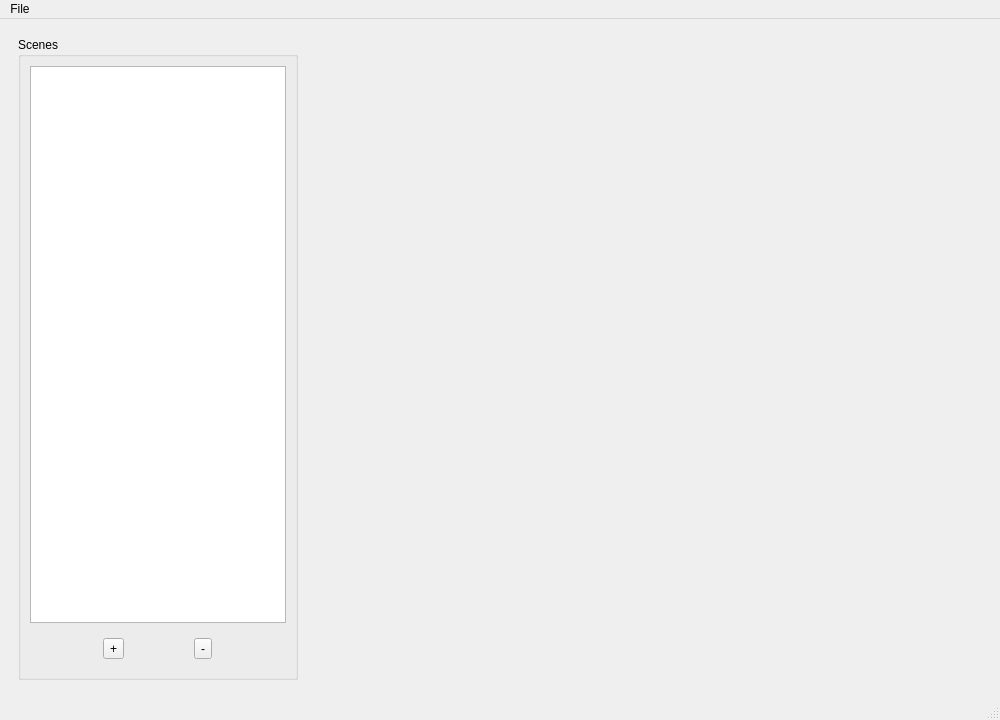
<?xml version="1.0" encoding="UTF-8"?>
<ui version="4.0">
 <class>b_sceneDown</class>
 <widget class="QMainWindow" name="b_sceneDown">
  <property name="geometry">
   <rect>
    <x>0</x>
    <y>0</y>
    <width>1000</width>
    <height>720</height>
   </rect>
  </property>
  <property name="windowTitle">
   <string>MainWindow</string>
  </property>
  <widget class="QWidget" name="centralwidget">
   <layout class="QHBoxLayout" name="horizontalLayout">
    <item>
     <widget class="QWidget" name="widget" native="true">
      <property name="minimumSize">
       <size>
        <width>50</width>
        <height>0</height>
       </size>
      </property>
      <layout class="QVBoxLayout" name="verticalLayout">
       <item>
        <widget class="QGroupBox" name="groupBox">
         <property name="minimumSize">
          <size>
           <width>100</width>
           <height>0</height>
          </size>
         </property>
         <property name="title">
          <string>Scenes</string>
         </property>
         <layout class="QVBoxLayout" name="verticalLayout_2">
          <item>
           <widget class="QListView" name="sceneList">
            <property name="sizePolicy">
             <sizepolicy hsizetype="Preferred" vsizetype="Expanding">
              <horstretch>0</horstretch>
              <verstretch>0</verstretch>
             </sizepolicy>
            </property>
           </widget>
          </item>
          <item>
           <widget class="QWidget" name="widget_2" native="true">
            <layout class="QHBoxLayout" name="horizontalLayout_2">
             <item>
              <widget class="QToolButton" name="b_sceneAdd">
               <property name="text">
                <string>+</string>
               </property>
               <property name="arrowType">
                <enum>Qt::NoArrow</enum>
               </property>
              </widget>
             </item>
             <item>
              <widget class="QToolButton" name="b_sceneDel">
               <property name="text">
                <string>-</string>
               </property>
              </widget>
             </item>
            </layout>
           </widget>
          </item>
         </layout>
        </widget>
       </item>
      </layout>
     </widget>
    </item>
    <item>
     <widget class="QWidget" name="channelContainer" native="true">
      <property name="sizePolicy">
       <sizepolicy hsizetype="Expanding" vsizetype="Preferred">
        <horstretch>0</horstretch>
        <verstretch>0</verstretch>
       </sizepolicy>
      </property>
      <property name="minimumSize">
       <size>
        <width>0</width>
        <height>0</height>
       </size>
      </property>
      <layout class="QHBoxLayout" name="horizontalLayout_3"/>
     </widget>
    </item>
   </layout>
  </widget>
  <widget class="QMenuBar" name="menubar">
   <property name="geometry">
    <rect>
     <x>0</x>
     <y>0</y>
     <width>1000</width>
     <height>27</height>
    </rect>
   </property>
   <widget class="QMenu" name="menuFile">
    <property name="title">
     <string>File</string>
    </property>
    <addaction name="actionLoad"/>
    <addaction name="actionSave"/>
    <addaction name="separator"/>
    <addaction name="actionQuit"/>
   </widget>
   <addaction name="menuFile"/>
  </widget>
  <widget class="QStatusBar" name="statusbar"/>
  <action name="actionLoad">
   <property name="text">
    <string>Load</string>
   </property>
  </action>
  <action name="actionSave">
   <property name="text">
    <string>Save</string>
   </property>
  </action>
  <action name="actionQuit">
   <property name="text">
    <string>Quit</string>
   </property>
  </action>
 </widget>
 <resources/>
 <connections>
  <connection>
   <sender>actionQuit</sender>
   <signal>triggered(bool)</signal>
   <receiver>b_sceneDown</receiver>
   <slot>close()</slot>
   <hints>
    <hint type="sourcelabel">
     <x>-1</x>
     <y>-1</y>
    </hint>
    <hint type="destinationlabel">
     <x>447</x>
     <y>312</y>
    </hint>
   </hints>
  </connection>
 </connections>
</ui>
